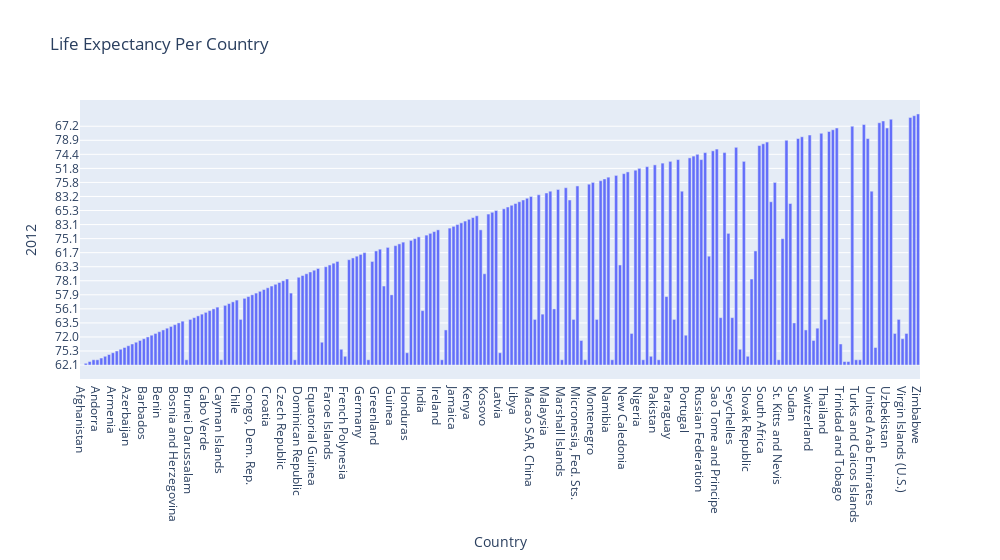

Source (notebook cell):
### Code cell
second = px.bar(df_london, x='Country', y='2012', title="Life Expectancy Per Country",
            hover_data = ['Country','2012'], width=1000)
second.show()

### Figure 1 — Plotly figure (JSON) as saved in the notebook; plotly's stock layout.template omitted (floating-point values rounded to 4 significant figures; data arrays with more than 128 entries replaced by an {"elided": "..."} marker saying what was removed)
{"data": [{"alignmentgroup": "True", "hovertemplate": "Country=%{x}<br>2012=%{y}<extra></extra>", "legendgroup": "", "marker": {"color": "#636efa"}, "name": "", "offsetgroup": "", "orientation": "v", "showlegend": false, "textposition": "auto", "type": "bar", "x": {"elided": "218 str values"}, "xaxis": "x", "y": {"elided": "218 str values"}, "yaxis": "y"}], "layout": {"barmode": "relative", "legend": {"tracegroupgap": 0}, "title": {"text": "Life Expectancy Per Country"}, "width": 1000, "xaxis": {"anchor": "y", "domain": [0, 1], "title": {"text": "Country"}}, "yaxis": {"anchor": "x", "domain": [0, 1], "title": {"text": "2012"}}}}
